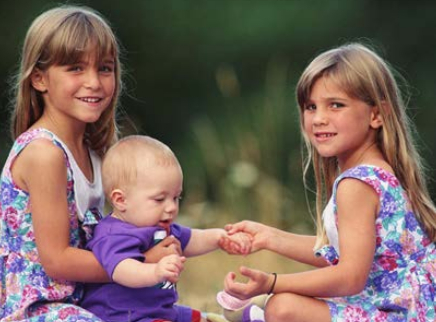
//> input picture image/kids.jpg, 436 x 322 px
$ ./main   (built with g++ and OpenCV 4)
//> lines starting //> are read from the running program, lines starting //| are printed output that depends on the picture; after the words box and inside, x2 and y2 are one past the last pixel; in counts of white or black regions, pixels touching at a corner belong together
### src/tonemapper.h
#pragma once

#include <opencv2/highgui/highgui.hpp>
#include <opencv2/imgproc/imgproc.hpp>

#include <cmath>
#include <random>
#include <iostream>

#include "tools.h"

using namespace cv;
using namespace std;
using namespace tools;

class ToneMapper {
private:
	const float w_1, w_2, w_3;
	const float sigma_b;
	const float u_a, u_b;
	const float sigma_d, mu_d;

	// functions returning the probability distributions for v in [0,255]
	inline float P1(float v) const;
	inline float P2(float v) const;
	inline float P3(float v) const;
	inline float P(float v) const;

	float model_histogram[256];

	// Generates a discrete function representing P : [0,255] -> [0,255]
	void GenerateModelHistogram();
	void PlotHistogram(float histogram[256], string = "Histogram");

	// Returns a mapping to the reference histogram from the histogram found by counting pixel intensities on input
	template <class T> int* MatchHistograms(const Mat& input, float reference[256]) const;

public:
	ToneMapper(float = 42, float = 29, float = 29, float = 9, float = 105, float = 225, float = 90, float = 11);

	// Calculates the Tonal Image
	template <class T> void ComputeToneImage(const Mat& input, Mat& tone_image);

	// TODO: Returns the beta parameter matrix by solving the conjugate gradient. ToneImage is type uchar.
	void SolveConjugateGradient(const Mat& ToneImage, const Mat& PencilTexture, Mat& BetaImage) const;

	// Returns the final texture map obtained by exponentiation T(i,j) = PencilTexture(i,j) ^ BetaImage(i,j)
	void MultipliedTextureMap(const Mat& PencilTexture, const Mat& BetaImage, Mat& T) const;
};

### src/tools.h
#pragma once

#include <opencv2/highgui/highgui.hpp>
#include <opencv2/imgproc/imgproc.hpp>

#include <iostream>

using namespace cv;
using namespace std;

namespace tools
{
	template <class T> void Remap(const Mat& input, Mat& output, int = 0);
	int Normalize255(float value, float minVal, float maxVal);
	void Gradient(const Mat& Ic, Mat& G);
};

### src/linefilter.h
#pragma once

#include <opencv2/highgui/highgui.hpp>
#include <opencv2/imgproc/imgproc.hpp>

#include <iostream>

#include "tools.h"

using namespace cv;
using namespace std;
using namespace tools;


class LineFilter {
private:
	Mat Line[8];
	Point kernel_anchor;
	int kernel_length;

	Mat C[8];

	inline Mat ApplyLineConvolution(const Mat& Gradient, const Mat& Line, const Point kernelAnchor, const int ddepth) const;
public:
	LineFilter(int line_length);

	template <class T> void Classify(const Mat& Gradient);

	void ApplyLineShaping(Mat& S);

	const Mat& getC(int i) const;
};

### src/tools.cpp
#include "tools.h"

namespace tools {

	// Normalizes a matrix to the 0-255 range as the uchar format, cutting off values below optional threshold.
	template <class T>
	void Remap(const Mat& input, Mat& output, int threshold) {
		int m = input.rows, n = input.cols;

		double minVal, maxVal;
		minMaxLoc(input, &minVal, &maxVal);
		cout << minVal << " / " << maxVal << endl;
		for (int i = 0; i < m; i++) {
			for (int j = 0; j < n; j++) {
				output.at<uchar>(i, j) = (char)Normalize255(input.at<T>(i, j), minVal, maxVal);

				if (output.at<uchar>(i, j) < threshold)
					output.at<uchar>(i, j) = 0;
			}
		}
	}

	template void Remap<uchar>(const Mat& input, Mat& output, int threshold);
	template void Remap<float>(const Mat& input, Mat& output, int threshold);

	int Normalize255(float value, float minVal, float maxVal)
	{
		return (int)round(255 * (value - minVal) / (maxVal - minVal));
	}

	void Gradient(const Mat& Ic, Mat& G)
	{
		Mat I;
		cvtColor(Ic, I, CV_BGR2GRAY);

		int m = I.rows, n = I.cols;
		G = Mat(m, n, CV_32F);

		for (int i = 0; i < m; i++) {
			for (int j = 0; j < n; j++) {
				// Compute squared gradient (except on borders)
				// ...
				// G2.at<float>(i, j) = ...
				float dx, dy;

				if (i > 0 && i < m - 1)
					dy = (float(I.at<uchar>(i + 1, j)) - float(I.at<uchar>(i - 1, j))) / 2;
				else
					dy = 0;

				if (j > 0 && j < n - 1)
					dx = (float(I.at<uchar>(i, j + 1)) - float(I.at<uchar>(i, j - 1))) / 2;
				else
					dx = 0;

				G.at<float>(i, j) = sqrt(dx * dx + dy * dy);
			}
		}
		// [10 lines of commented-out code are left out]
	}
}

### src/tonemapper.cpp
#include "tonemapper.h"

const double PI = 3.14159265358979323846;

// NOTE: The paper is not consistent as first it defines 'v' as being normalized between 0 and 1,
// and then it confuses formulas where 'v' should be mapped between 0-255 (P2, P3) and 0-1 (P1)
// so we have decided to use the 0-255 range.

// To Gabriel: Check if you agree with my P1, P2, P3 function definitions

// This Laplace function is not perfectly normalized, since its values are only between 0-255
inline float ToneMapper::P1(float v) const {
	return v <= 255 ? 1 / sigma_b * expf(-(255 - v) / sigma_b) : 0;
}

inline float ToneMapper::P2(float v) const {
	return u_a < v && v < u_b ? 1 / (u_b - u_a) : 0;
}

// P3: The paper appears to have incorrectly normalized by sqrt(sigma_d) instead of sigma_d
inline float ToneMapper::P3(float v) const {
	return 1 / sqrt(2 * PI) / sigma_d * exp(-pow(v - mu_d, 2) / 2 / pow(sigma_d, 2));
}

float ToneMapper::P(float v) const {
	return 1 / (w_1 + w_2 + w_3) * (w_1 * P1(v) + w_2 * P2(v) + w_3 * P3(v));
}

void ToneMapper::GenerateModelHistogram()
{
	for (int v = 0; v < 256; v++)
		this->model_histogram[v] = P(v);

	PlotHistogram(model_histogram);
}

void ToneMapper::PlotHistogram(float histogram[256], string tag)
{
	int l = 256, b = 20;

	float maxVal = 1;
	for (int j = 0; j < 256; j++) {
		if (histogram[j]*255 > maxVal)
			maxVal = histogram[j]*255;
	}
	int scale = 255 / maxVal;

	Mat Hist(256+2*b, 256+2*b, CV_8U);
	for (int j = 0; j < 256; j++) {

		for (int i = 0; i < 255; i++)
			Hist.at<uchar>(i + b, j + b) = 255;

		for (int i = 255 - 255 * histogram[j] * scale; i < 255; i++)
			Hist.at<uchar>(i + b, j + b) = 0;

	}
	imshow(tag + " (scale=" + to_string(scale) + "x)", Hist);
}

template<class T>
int* ToneMapper::MatchHistograms(const Mat& input, float reference_bin[256]) const
{
	float input_bin[256];
	for (int k = 0; k < 256; k++)
		input_bin[k] = 0;

	double minVal, maxVal;
	minMaxLoc(input, &minVal, &maxVal);
	int m = input.rows, n = input.cols;
	for (int i = 0; i < m; i++) {
		for (int j = 0; j < n; j++)
			input_bin[Normalize255(input.at<uchar>(i, j), minVal, maxVal)] += 1.0f / (m*n);
	}

	// Assure our bins are correctly summing to unity.
	float A = 0, B = 0;
	for (int k = 0; k < 256; k++) {
		A += input_bin[k];
		B += reference_bin[k];
	}
	cout << "Histogram Integrals: Input bin =" << A << ", Reference bin =" << B << endl;

	int* mapping = new int[256];
	float S_in = 0, S_ref = 0;
	for (int k = 0, q = 0; k < 256; k++)
	{
		while (S_in > S_ref && q < 255) {
			S_ref += reference_bin[q];
			q++;
		}

		mapping[k] = q;
		//cout << k << ":" << q << endl;

		S_in += input_bin[k];
	}

	return mapping;
}
template int* ToneMapper::MatchHistograms<uchar>(const Mat& input, float reference_bin[256]) const;
template int* ToneMapper::MatchHistograms<float>(const Mat& input, float reference_bin[256]) const;

// In the paper, w1, w2, w3 appears to be inverted. I have inverted the values from the table.
ToneMapper::ToneMapper(float w_b, float w_m, float w_d, float sigma_b, float u_a, float u_b, float mu_d, float sigma_d) :
						w_1(w_b), w_2(w_m), w_3(w_d), sigma_b(sigma_b), u_a(u_a), u_b(u_b), mu_d(mu_d), sigma_d(sigma_d)
{
	GenerateModelHistogram();
}

template <class T>
void ToneMapper::ComputeToneImage(const Mat& input, Mat& tone_image) {

	assert(input.rows == tone_image.rows && input.cols == tone_image.cols);

	int m = tone_image.rows, n = tone_image.cols;

	int* histogram = MatchHistograms<T>(input, model_histogram);

	//for (int k = 0; k < 256; k++)
	//	cout << histogram[k] << endl;

	// remember to scale values to [0,255] (min-max) to cancel illumination differences
	double minVal, maxVal;
	minMaxLoc(input, &minVal, &maxVal);

	for (int i = 0; i < m; i++) {
		for (int j = 0; j < n; j++) {
			int bin_index = Normalize255(input.at<T>(i, j), minVal, maxVal);
			tone_image.at<uchar>(i, j) = histogram[bin_index];
		}
	}
}

template void ToneMapper::ComputeToneImage<float>(const Mat& input, Mat& tone_image);
template void ToneMapper::ComputeToneImage<uchar>(const Mat& input, Mat& tone_image);

// [37 lines left out: functions SolveConjugateGradient, MultipliedTextureMap, not called in this run]

### src/linefilter.cpp
#include "linefilter.h"

using namespace cv;
using namespace std;

LineFilter::LineFilter(int line_length) {

	int r = std::floor(line_length / 2.);
	this->kernel_length = 2*r+1;

	Mat L_horiz = Mat::zeros(kernel_length, kernel_length, CV_32F);
	L_horiz.row(r) = Mat::ones(1, kernel_length, CV_32F);
	Point2f pt(r, r);
	for (int k = 0; k < 8; k++) {
		Mat Rot = getRotationMatrix2D(pt, k * 22.5, 1.0);
		warpAffine(L_horiz, this->Line[k], Rot, Size(kernel_length, kernel_length));
		Line[k] = Line[k] / sum(Line[k])[0];
		//imshow("Line " + std::to_string(k), Line[k]);
	}
	// The kernel anchors define the center point on the kernel array. In other words, they define the direction "pointed" by the line vector
	// Note that the kernel anchors are set as (x,y) on the image, and NOT as in a matrix (i,j)
	//this->kernel_anchor = Point(r, r);
	this->kernel_anchor = Point(-1, -1);
}

inline Mat LineFilter::ApplyLineConvolution(const Mat& Gradient, const Mat& Line, const Point kernel_anchor, const int ddepth = -1) const{

	Mat G_i;

	filter2D(Gradient, G_i, ddepth, Line, kernel_anchor, BORDER_ISOLATED);
	// BORDER_ISOLATED means that the kernel gets truncated if it leaves the image bounds

	return G_i;
}

template <class T>
void LineFilter::Classify(const Mat& Gradient) {

	Mat G[8];
	for (int k = 0; k < 8; k++)
		G[k] = ApplyLineConvolution(Gradient, this->Line[k], this->kernel_anchor, -1);

	int rows = Gradient.rows, cols = Gradient.cols;

	for (int k = 0; k < 8; k++)
		this->C[k] = Mat::zeros(rows, cols, Gradient.type());

	// Ci(p) =  G(p) if argmax_i{Gi(p)} = i // IS IT ARGMIN OR ARGMAX?
	for (int i = 0; i < rows; i++) {
		for (int j = 0; j < cols; j++) {

			int max_index = 0;
			for (int k = 0; k < 8; k++)
				if (G[k].at<T>(i, j) > G[max_index].at<T>(i, j))
					max_index = k;

			C[max_index].at<T>(i, j) = Gradient.at<T>(i, j);
		}
	}

	//for(int i = 0; i < 8; i++)
	//	imshow("C" + std::to_string(i), ToChar(C[i])); //Use Remap<uchar>(C[i],...,0)

}

template void LineFilter::Classify<float>(const Mat& Gradient);
template void LineFilter::Classify<uchar>(const Mat& Gradient);

void LineFilter::ApplyLineShaping(Mat& S) {

	S = Mat::zeros(C[0].rows, C[0].cols, C[0].type());

	for (int k = 0; k < 8; k++)
		add(S, ApplyLineConvolution(this->C[k], this->Line[k], this->kernel_anchor), S);

	//normalize(S, S, 255.0);

	//S = Mat::ones(C[0].rows, C[0].cols, C[0].type()) - S;
	S = -S;
}

const Mat& LineFilter::getC(int i) const {
	return this->C[i];
}

### src/main.cpp
#include <opencv2/highgui/highgui.hpp>
#include <opencv2/imgproc/imgproc.hpp>

#include <iostream>
#include "linefilter.h"
#include "tonemapper.h"
#include "tools.h"

using namespace cv;
using namespace std;
using namespace tools;

void DrawSketch(const Mat& frame, Mat& sketch, bool show_grad = false, bool show_classes = false)
{

	Mat G;
	Gradient(frame, G);
	int m = G.rows, n = G.cols;

	if (show_grad)
	{
		int threshold = 0; // 15
		Mat G_char = Mat(G.rows, G.cols, CV_8U);
		Remap<float>(G, G_char, threshold);
		imshow("Gradient", G_char);
	}

	LineFilter sketcher(std::min(G.cols, G.rows) / 30);
	sketcher.Classify<float>(G);

	if (show_classes)
	{
		for (int k = 0; k < 8; k++)
			imshow("C_" + std::to_string(k), sketcher.getC(k));
	}


	sketch = Mat(m, n, CV_8U);

	Mat sketch_float;
	sketcher.ApplyLineShaping(sketch_float);

	Remap<float> (sketch_float, sketch);
}

void combineDrawing(const Mat& sketch, const Mat& texture, Mat& drawing) {
    int m = sketch.rows, n = sketch.cols;

    Mat drawing_float(m, n, CV_32F), sketch_float(m, n, CV_32F), texture_float(m, n, CV_32F);

	// Convert sketch and texture to float for multiplication
	sketch.convertTo(sketch_float, CV_32F);
	texture.convertTo(texture_float, CV_32F);

	multiply(sketch_float, texture_float, drawing_float);
	Remap<float>(drawing_float, drawing, 0);
}

int main() {
	Mat frame;
	//webcam >> frame; // get a new frame from camera

	// If the working directory is the root of the project, use image/photo.jpg
	frame = imread("../../image/kids.jpg");
//> frame is the input picture: 322 rows x 436 cols, CV_8UC3; mean B, G, R 94.3, 101.6, 122.2
	int m = frame.rows, n = frame.cols;

	Mat sketch = Mat();
	DrawSketch(frame, sketch);
//> after the loop in Classify, `for (int i = 0; i < rows; i++)`:
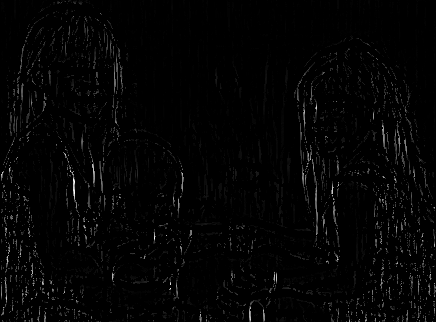
//> C[4]: 322 rows x 436 cols, CV_32FC1; min 0, max 83.36, mean 1.4; drawn with min black and max white
//> after the loop in ApplyLineShaping, `for (int k = 0; k < 8; k++)`:
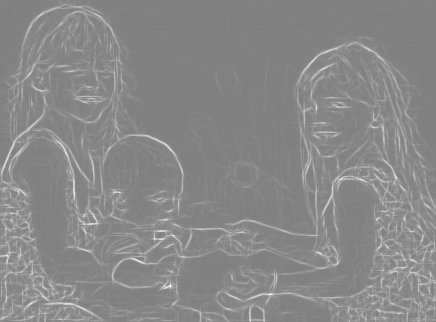
//> S: 322 rows x 436 cols, CV_32FC1; min 128, max 251.7, mean 136.7
//> in ApplyLineShaping, `S = -S;`:
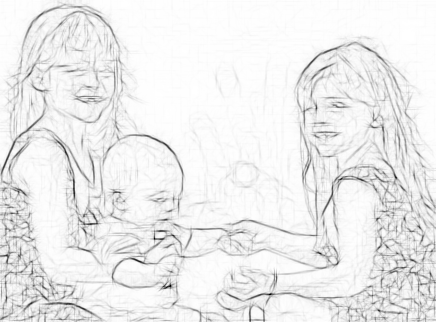
//> S: 322 rows x 436 cols, CV_32FC1; min -251.7, max -128, mean -136.7; drawn with min black and max white
//> in Remap, `minMaxLoc(input, &minVal, &maxVal);`: minVal = -251.7; maxVal = -128
//| -251.674 / -128
	imshow("Sketch", sketch);
    imwrite("../../results/sketch.jpg", sketch);

	// Transform Color to Greyscale Image
	Mat grey_scale(m, n, CV_32F);
	cvtColor(frame, grey_scale, COLOR_BGR2GRAY);

	// Get YUV channels
	Mat colored;
    cvtColor(frame, colored, COLOR_BGR2YUV);
//> colored: 322 rows x 436 cols, CV_8UC3; mean of channels 0, 1, 2 106.9, 121.8, 141.4
    vector<Mat> YUV;
    split(colored, YUV);


    // Compute tone map
	ToneMapper tone_mapper = ToneMapper(42, 29, 29);
//> in PlotHistogram, `imshow(tag + " (scale=" + to_string(scale) + "x)", Hist);`:
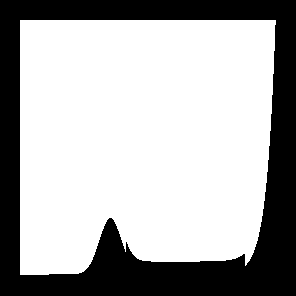
//> window 'Histogram (scale=21x)': 296 rows x 296 cols, CV_8UC1; 68.1% white; 1 black region, box (x1, y1, x2, y2) and area: (0, 0, 296, 296) 27925

	Mat tone_image = Mat(grey_scale.rows, grey_scale.cols, CV_8U);
	tone_mapper.ComputeToneImage<uchar>(grey_scale, tone_image);
//> in MatchHistograms, `minMaxLoc(input, &minVal, &maxVal);`: minVal = 7; maxVal = 249
//> after the loop in MatchHistograms, `for (int i = 0; i < m; i++)`: input_bin = 256 values, max 0.015 at index 35, min 0 at index 1, mean 0.00391
//> the loop in MatchHistograms, `for (int k = 0; k < 256; k++)` made 256 passes
//> (A, B) on passes 1 to 3: (7.12e-06, 2.32e-14), (7.12e-06, 4.91e-14), (7.12e-06, 7.81e-14)
//> after the loop in MatchHistograms, `for (int k = 0; k < 256; k++)`: A = 1; B = 1.02
//| Histogram Integrals: Input bin =0.999996, Reference bin =1.02135
//> the loop in MatchHistograms, `for (int k = 0, q = 0; k < 256; k++)` made 256 passes
//> (S_ref, q, S_in) on passes 1 to 3: (0, 0, 7.12e-06), (7.53e-06, 46, 7.12e-06), (7.53e-06, 46, 7.12e-06)
//> after the loop in MatchHistograms, `for (int k = 0, q = 0; k < 256; k++)`: S_ref = 0.975; S_in = 1
//> in ComputeToneImage, `minMaxLoc(input, &minVal, &maxVal);`: minVal = 7; maxVal = 249
//> after the loop in ComputeToneImage, `for (int i = 0; i < m; i++)`:
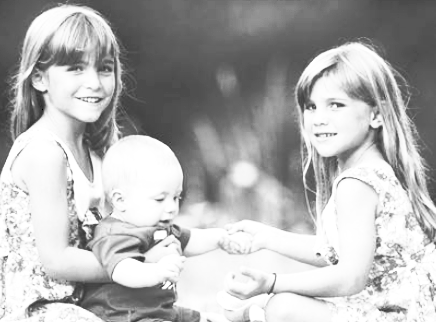
//> tone_image: 322 rows x 436 cols, CV_8UC1; min 0, max 255, mean 177.9
	imshow("Tone", tone_image);
    imwrite("../../results/tone.jpg", tone_image);

	// Calculate the sum of the sketch + tone: R = S.T (element-wise multiplication)
	Mat drawing(m, n, CV_8U);
	combineDrawing(sketch, tone_image, drawing);
//> in combineDrawing, `multiply(sketch_float, texture_float, drawing_float);`:
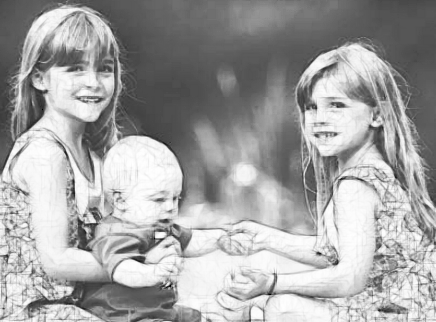
//> drawing_float: 322 rows x 436 cols, CV_32FC1; min 0, max 65025, mean 41672.1; drawn with min black and max white
//| 0 / 65025

    imshow("Drawing", drawing);
    imwrite("../../results/drawing.jpg", drawing);

    // Generate colored drawing
    YUV[0] = drawing;
    merge(YUV, colored);
//> colored: 322 rows x 436 cols, CV_8UC3; mean of channels 0, 1, 2 163.4, 121.8, 141.4
    cvtColor(colored, colored, COLOR_YUV2BGR);
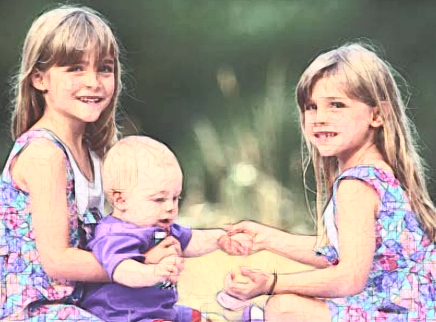
//> colored: 322 rows x 436 cols, CV_8UC3; mean B, G, R 150.2, 158.1, 172.6
    imshow("Colored", colored);
    imwrite("../../results/colored.jpg", colored);

	waitKey();
	//if (waitKey(30) >= 0) break;

	return 0;
}

$ run again, with image/photo.jpg copied over image/kids.jpg
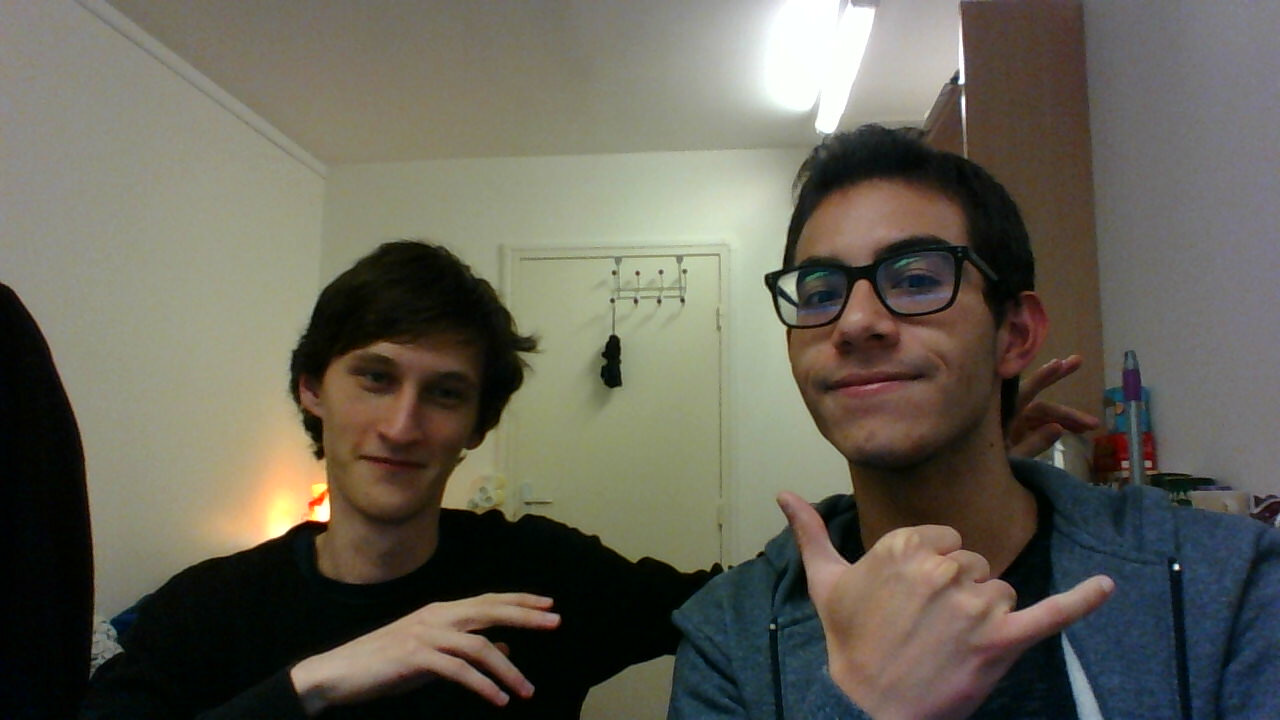
//> input picture image/photo.jpg, 1280 x 720 px
//> frame is the input picture: 720 rows x 1280 cols, CV_8UC3; mean B, G, R 86.6, 98.3, 101.5
//> in Remap, `minMaxLoc(input, &minVal, &maxVal);`: minVal = -222.8; maxVal = -128
//| -222.847 / -128
//> `split(colored, YUV);`:
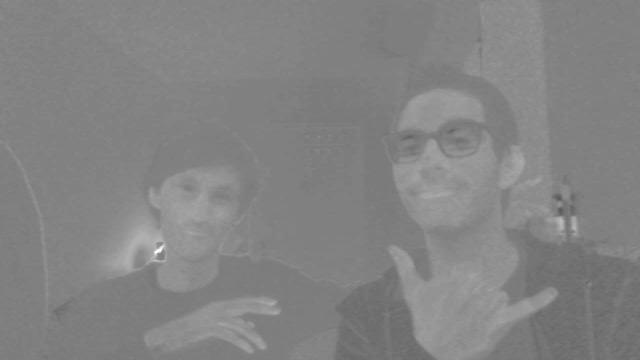
//> YUV[2]: 720 rows x 1280 cols, CV_8UC1 (shown at 1/2 size); min 86, max 255, mean 131.2
//> in MatchHistograms, `minMaxLoc(input, &minVal, &maxVal);`: minVal = 0; maxVal = 255
//> after the loop in MatchHistograms, `for (int i = 0; i < m; i++)`: input_bin = 256 values, max 0.0271 at index 3, min 9.55e-05 at index 231, mean 0.00391
//> the loop in MatchHistograms, `for (int k = 0; k < 256; k++)` made 256 passes
//> (A, B) on passes 1 to 3: (0.000175, 2.32e-14), (0.00319, 4.91e-14), (0.0255, 7.81e-14)
//> after the loop in MatchHistograms, `for (int k = 0; k < 256; k++)`: A = 1; B = 1.02
//| Histogram Integrals: Input bin =0.999983, Reference bin =1.02135
//> the loop in MatchHistograms, `for (int k = 0, q = 0; k < 256; k++)` made 256 passes
//> (S_ref, q, S_in) on passes 1 to 3: (0, 0, 0.000175), (0.000181, 55, 0.00319), (0.00375, 66, 0.0255)
//> after the loop in MatchHistograms, `for (int k = 0, q = 0; k < 256; k++)`: S_ref = 0.975; S_in = 1
//> in ComputeToneImage, `minMaxLoc(input, &minVal, &maxVal);`: minVal = 0; maxVal = 255
//| 0 / 65025
//> `cvtColor(colored, colored, COLOR_YUV2BGR);`:
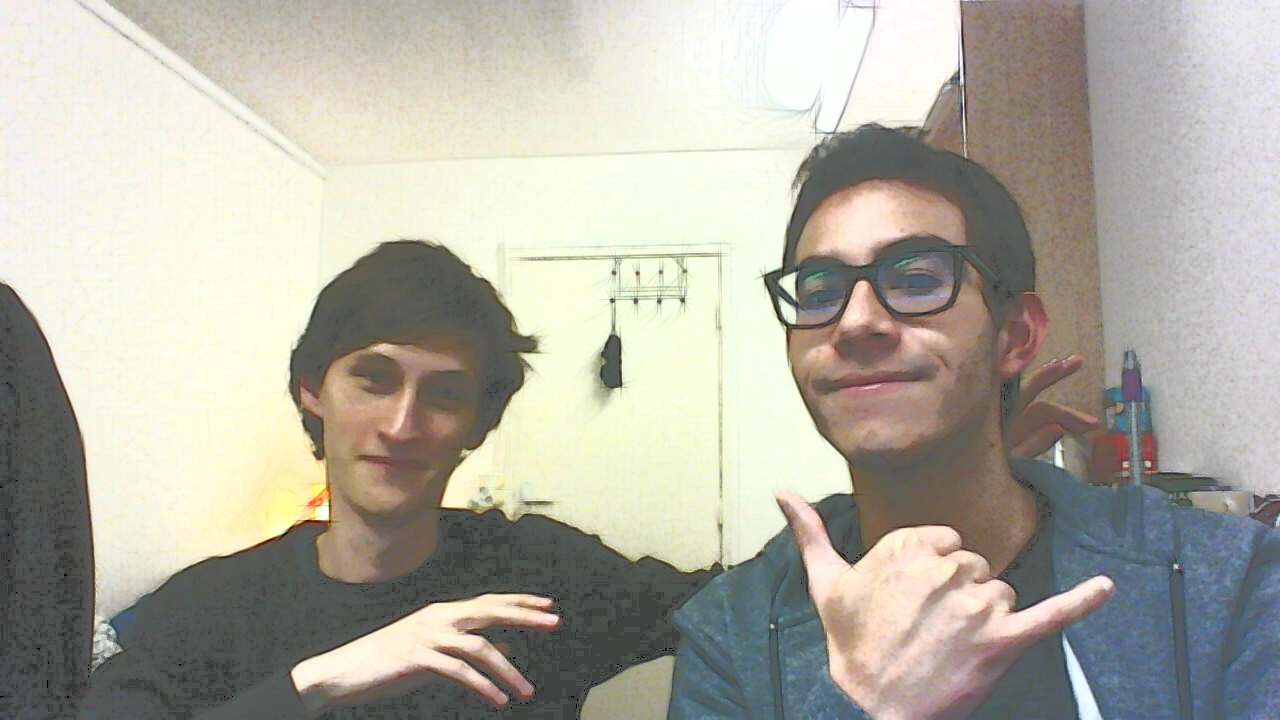
//> colored: 720 rows x 1280 cols, CV_8UC3; mean B, G, R 162.5, 173.8, 176.6
